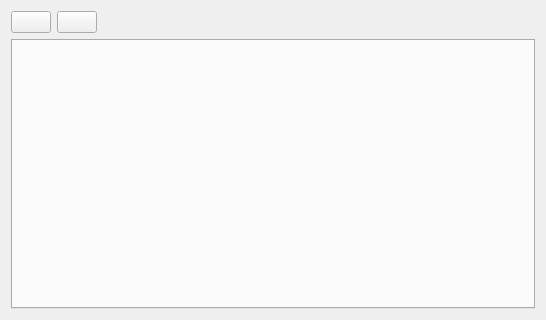
<?xml version="1.0" encoding="UTF-8"?>
<ui version="4.0">
 <class>shortcut_widget_classClass</class>
 <widget class="QWidget" name="shortcut_widget_classClass">
  <property name="geometry">
   <rect>
    <x>0</x>
    <y>0</y>
    <width>546</width>
    <height>320</height>
   </rect>
  </property>
  <property name="windowTitle">
   <string>shortcut_widget_class</string>
  </property>
  <layout class="QGridLayout" name="gridLayout_2">
   <item row="0" column="0">
    <layout class="QGridLayout" name="gridLayout" columnstretch="0,0,0">
     <item row="0" column="0">
      <widget class="QPushButton" name="add_shortcut_button">
       <property name="sizePolicy">
        <sizepolicy hsizetype="Fixed" vsizetype="Fixed">
         <horstretch>0</horstretch>
         <verstretch>0</verstretch>
        </sizepolicy>
       </property>
       <property name="text">
        <string/>
       </property>
       <property name="icon">
        <iconset resource="vimrc_helper.qrc">
         <normaloff>:/Vimrc-Helper/icons/Add.png</normaloff>:/Vimrc-Helper/icons/Add.png</iconset>
       </property>
      </widget>
     </item>
     <item row="1" column="0" colspan="3">
      <widget class="QTabWidget" name="tabWidget">
       <property name="tabPosition">
        <enum>QTabWidget::West</enum>
       </property>
       <property name="currentIndex">
        <number>-1</number>
       </property>
      </widget>
     </item>
     <item row="0" column="1">
      <widget class="QPushButton" name="pushButton">
       <property name="sizePolicy">
        <sizepolicy hsizetype="Fixed" vsizetype="Fixed">
         <horstretch>0</horstretch>
         <verstretch>0</verstretch>
        </sizepolicy>
       </property>
       <property name="text">
        <string/>
       </property>
       <property name="icon">
        <iconset resource="vimrc_helper.qrc">
         <normaloff>:/Vimrc-Helper/icons/Delete.png</normaloff>:/Vimrc-Helper/icons/Delete.png</iconset>
       </property>
      </widget>
     </item>
    </layout>
   </item>
  </layout>
 </widget>
 <layoutdefault spacing="6" margin="11"/>
 <resources>
  <include location="vimrc_helper.qrc"/>
 </resources>
 <connections/>
</ui>
